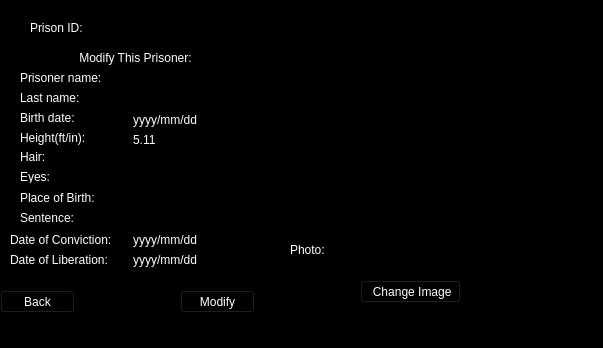
<?xml version="1.0" encoding="UTF-8"?>
<ui version="4.0">
 <class>ModifyPrisoner</class>
 <widget class="QWidget" name="ModifyPrisoner">
  <property name="geometry">
   <rect>
    <x>0</x>
    <y>0</y>
    <width>603</width>
    <height>348</height>
   </rect>
  </property>
  <property name="windowTitle">
   <string>Form</string>
  </property>
  <property name="styleSheet">
   <string notr="true">background-color: rgb(0, 0, 0);
color: rgb(255, 255, 255);</string>
  </property>
  <widget class="QLabel" name="label_13">
   <property name="geometry">
    <rect>
     <x>20</x>
     <y>150</y>
     <width>47</width>
     <height>13</height>
    </rect>
   </property>
   <property name="text">
    <string>Hair:</string>
   </property>
  </widget>
  <widget class="QLabel" name="label_14">
   <property name="geometry">
    <rect>
     <x>20</x>
     <y>70</y>
     <width>101</width>
     <height>16</height>
    </rect>
   </property>
   <property name="text">
    <string>Prisoner name:</string>
   </property>
  </widget>
  <widget class="QLabel" name="label_15">
   <property name="geometry">
    <rect>
     <x>20</x>
     <y>90</y>
     <width>61</width>
     <height>16</height>
    </rect>
   </property>
   <property name="text">
    <string>Last name:</string>
   </property>
  </widget>
  <widget class="QLineEdit" name="firstName_lineEdit">
   <property name="geometry">
    <rect>
     <x>130</x>
     <y>70</y>
     <width>113</width>
     <height>20</height>
    </rect>
   </property>
  </widget>
  <widget class="QLabel" name="label_16">
   <property name="geometry">
    <rect>
     <x>20</x>
     <y>210</y>
     <width>81</width>
     <height>16</height>
    </rect>
   </property>
   <property name="text">
    <string>Sentence:</string>
   </property>
  </widget>
  <widget class="QLineEdit" name="lastName_lineEdit">
   <property name="geometry">
    <rect>
     <x>130</x>
     <y>90</y>
     <width>113</width>
     <height>20</height>
    </rect>
   </property>
  </widget>
  <widget class="QLabel" name="label_18">
   <property name="geometry">
    <rect>
     <x>10</x>
     <y>230</y>
     <width>121</width>
     <height>20</height>
    </rect>
   </property>
   <property name="text">
    <string>Date of Conviction:</string>
   </property>
  </widget>
  <widget class="QLabel" name="label_19">
   <property name="geometry">
    <rect>
     <x>10</x>
     <y>250</y>
     <width>121</width>
     <height>20</height>
    </rect>
   </property>
   <property name="text">
    <string>Date of Liberation:</string>
   </property>
  </widget>
  <widget class="QPushButton" name="modifyButton">
   <property name="geometry">
    <rect>
     <x>180</x>
     <y>290</y>
     <width>75</width>
     <height>23</height>
    </rect>
   </property>
   <property name="text">
    <string>Modify</string>
   </property>
  </widget>
  <widget class="QLabel" name="label_20">
   <property name="geometry">
    <rect>
     <x>20</x>
     <y>110</y>
     <width>61</width>
     <height>16</height>
    </rect>
   </property>
   <property name="text">
    <string>Birth date:</string>
   </property>
  </widget>
  <widget class="QPushButton" name="backButton">
   <property name="geometry">
    <rect>
     <x>0</x>
     <y>290</y>
     <width>75</width>
     <height>23</height>
    </rect>
   </property>
   <property name="text">
    <string>Back</string>
   </property>
  </widget>
  <widget class="QLabel" name="label_22">
   <property name="geometry">
    <rect>
     <x>20</x>
     <y>170</y>
     <width>47</width>
     <height>13</height>
    </rect>
   </property>
   <property name="text">
    <string>Eyes:</string>
   </property>
  </widget>
  <widget class="QLabel" name="label">
   <property name="geometry">
    <rect>
     <x>30</x>
     <y>20</y>
     <width>121</width>
     <height>16</height>
    </rect>
   </property>
   <property name="text">
    <string>Prison ID:</string>
   </property>
  </widget>
  <widget class="QLineEdit" name="prisonerID_lineEdit">
   <property name="geometry">
    <rect>
     <x>90</x>
     <y>20</y>
     <width>113</width>
     <height>20</height>
    </rect>
   </property>
  </widget>
  <widget class="QLabel" name="label_2">
   <property name="geometry">
    <rect>
     <x>60</x>
     <y>50</y>
     <width>151</width>
     <height>16</height>
    </rect>
   </property>
   <property name="text">
    <string>Modify This Prisoner:</string>
   </property>
   <property name="alignment">
    <set>Qt::AlignCenter</set>
   </property>
  </widget>
  <widget class="QLineEdit" name="birthDate_lineEdit">
   <property name="geometry">
    <rect>
     <x>130</x>
     <y>110</y>
     <width>113</width>
     <height>20</height>
    </rect>
   </property>
   <property name="text">
    <string>yyyy/mm/dd</string>
   </property>
  </widget>
  <widget class="QLineEdit" name="height_lineEdit">
   <property name="geometry">
    <rect>
     <x>130</x>
     <y>130</y>
     <width>113</width>
     <height>20</height>
    </rect>
   </property>
   <property name="text">
    <string>5.11</string>
   </property>
  </widget>
  <widget class="QLineEdit" name="hair_lineEdit">
   <property name="geometry">
    <rect>
     <x>130</x>
     <y>150</y>
     <width>113</width>
     <height>20</height>
    </rect>
   </property>
  </widget>
  <widget class="QLineEdit" name="eyes_lineEdit">
   <property name="geometry">
    <rect>
     <x>130</x>
     <y>170</y>
     <width>113</width>
     <height>20</height>
    </rect>
   </property>
  </widget>
  <widget class="QLabel" name="label_9">
   <property name="geometry">
    <rect>
     <x>20</x>
     <y>190</y>
     <width>101</width>
     <height>16</height>
    </rect>
   </property>
   <property name="text">
    <string>Place of Birth:</string>
   </property>
  </widget>
  <widget class="QLabel" name="label_5">
   <property name="geometry">
    <rect>
     <x>20</x>
     <y>130</y>
     <width>81</width>
     <height>16</height>
    </rect>
   </property>
   <property name="text">
    <string>Height(ft/in):</string>
   </property>
  </widget>
  <widget class="QLineEdit" name="placeOfBirth_lineEdit">
   <property name="geometry">
    <rect>
     <x>130</x>
     <y>190</y>
     <width>113</width>
     <height>20</height>
    </rect>
   </property>
  </widget>
  <widget class="QLineEdit" name="sentence_lineEdit">
   <property name="geometry">
    <rect>
     <x>130</x>
     <y>210</y>
     <width>391</width>
     <height>20</height>
    </rect>
   </property>
  </widget>
  <widget class="QLineEdit" name="dateOfConviction_lineEdit">
   <property name="geometry">
    <rect>
     <x>130</x>
     <y>230</y>
     <width>113</width>
     <height>20</height>
    </rect>
   </property>
   <property name="text">
    <string>yyyy/mm/dd</string>
   </property>
  </widget>
  <widget class="QLineEdit" name="dateToBeLiberated_lineEdit">
   <property name="geometry">
    <rect>
     <x>130</x>
     <y>250</y>
     <width>113</width>
     <height>20</height>
    </rect>
   </property>
   <property name="text">
    <string>yyyy/mm/dd</string>
   </property>
  </widget>
  <widget class="QPushButton" name="changeImage_pushButton">
   <property name="geometry">
    <rect>
     <x>360</x>
     <y>280</y>
     <width>101</width>
     <height>23</height>
    </rect>
   </property>
   <property name="text">
    <string> Change Image</string>
   </property>
  </widget>
  <widget class="QLineEdit" name="photo_lineEdit">
   <property name="geometry">
    <rect>
     <x>340</x>
     <y>240</y>
     <width>161</width>
     <height>20</height>
    </rect>
   </property>
  </widget>
  <widget class="QLabel" name="label_7">
   <property name="geometry">
    <rect>
     <x>290</x>
     <y>240</y>
     <width>41</width>
     <height>20</height>
    </rect>
   </property>
   <property name="text">
    <string>Photo:</string>
   </property>
  </widget>
  <widget class="QLabel" name="image_label">
   <property name="geometry">
    <rect>
     <x>300</x>
     <y>20</y>
     <width>221</width>
     <height>171</height>
    </rect>
   </property>
   <property name="cursor">
    <cursorShape>PointingHandCursor</cursorShape>
   </property>
   <property name="text">
    <string/>
   </property>
   <property name="pixmap">
    <pixmap>../../../Downloads/no-image.png</pixmap>
   </property>
   <property name="scaledContents">
    <bool>true</bool>
   </property>
  </widget>
 </widget>
 <resources/>
 <connections>
  <connection>
   <sender>modifyButton</sender>
   <signal>clicked()</signal>
   <receiver>ModifyPrisoner</receiver>
   <slot>modify_prisoner_clicked()</slot>
   <hints>
    <hint type="sourcelabel">
     <x>241</x>
     <y>301</y>
    </hint>
    <hint type="destinationlabel">
     <x>396</x>
     <y>296</y>
    </hint>
   </hints>
  </connection>
  <connection>
   <sender>backButton</sender>
   <signal>clicked()</signal>
   <receiver>ModifyPrisoner</receiver>
   <slot>close()</slot>
   <hints>
    <hint type="sourcelabel">
     <x>54</x>
     <y>301</y>
    </hint>
    <hint type="destinationlabel">
     <x>142</x>
     <y>289</y>
    </hint>
   </hints>
  </connection>
  <connection>
   <sender>changeImage_pushButton</sender>
   <signal>clicked()</signal>
   <receiver>ModifyPrisoner</receiver>
   <slot>open_image()</slot>
   <hints>
    <hint type="sourcelabel">
     <x>435</x>
     <y>290</y>
    </hint>
    <hint type="destinationlabel">
     <x>529</x>
     <y>134</y>
    </hint>
   </hints>
  </connection>
 </connections>
 <slots>
  <slot>modify_prisoner()</slot>
  <slot>modify_prisoner_clicked()</slot>
  <slot>open_image()</slot>
 </slots>
</ui>
